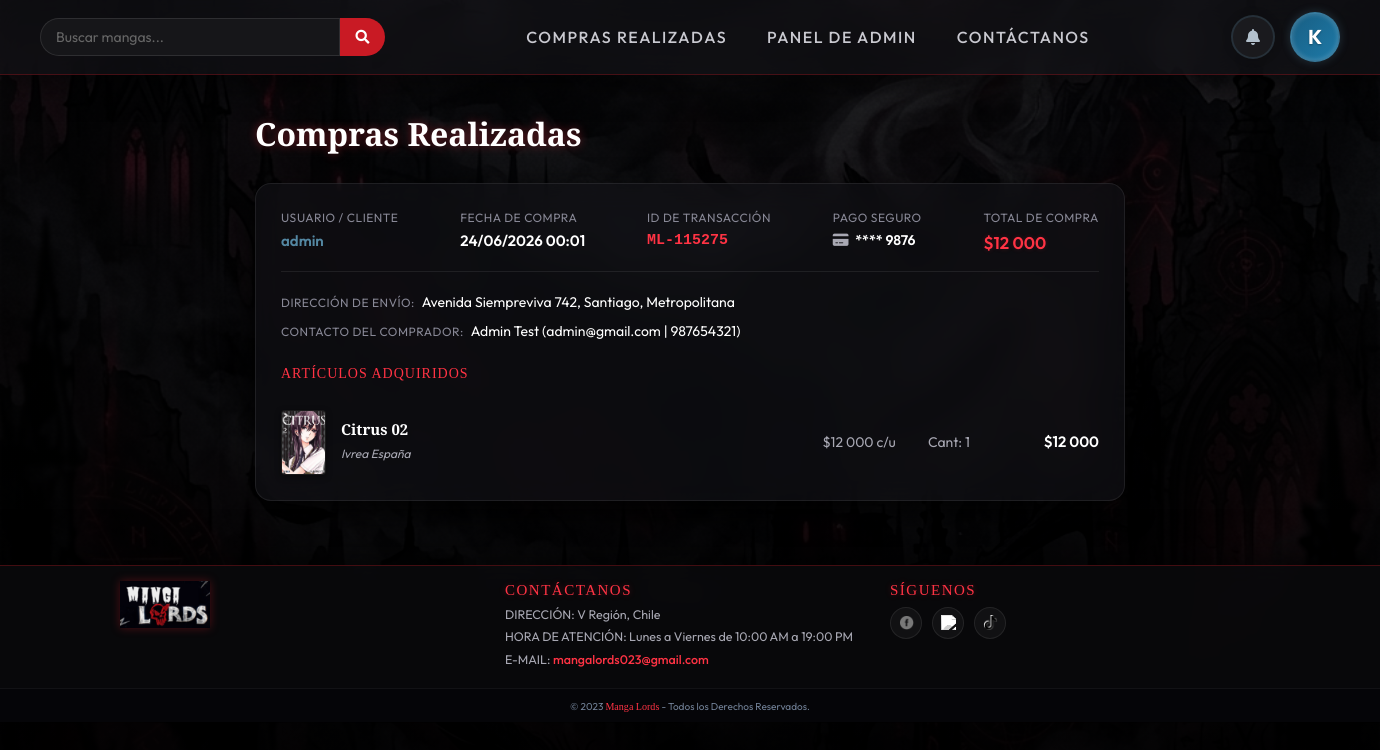
The app's page /compras/ (signed in), older data.
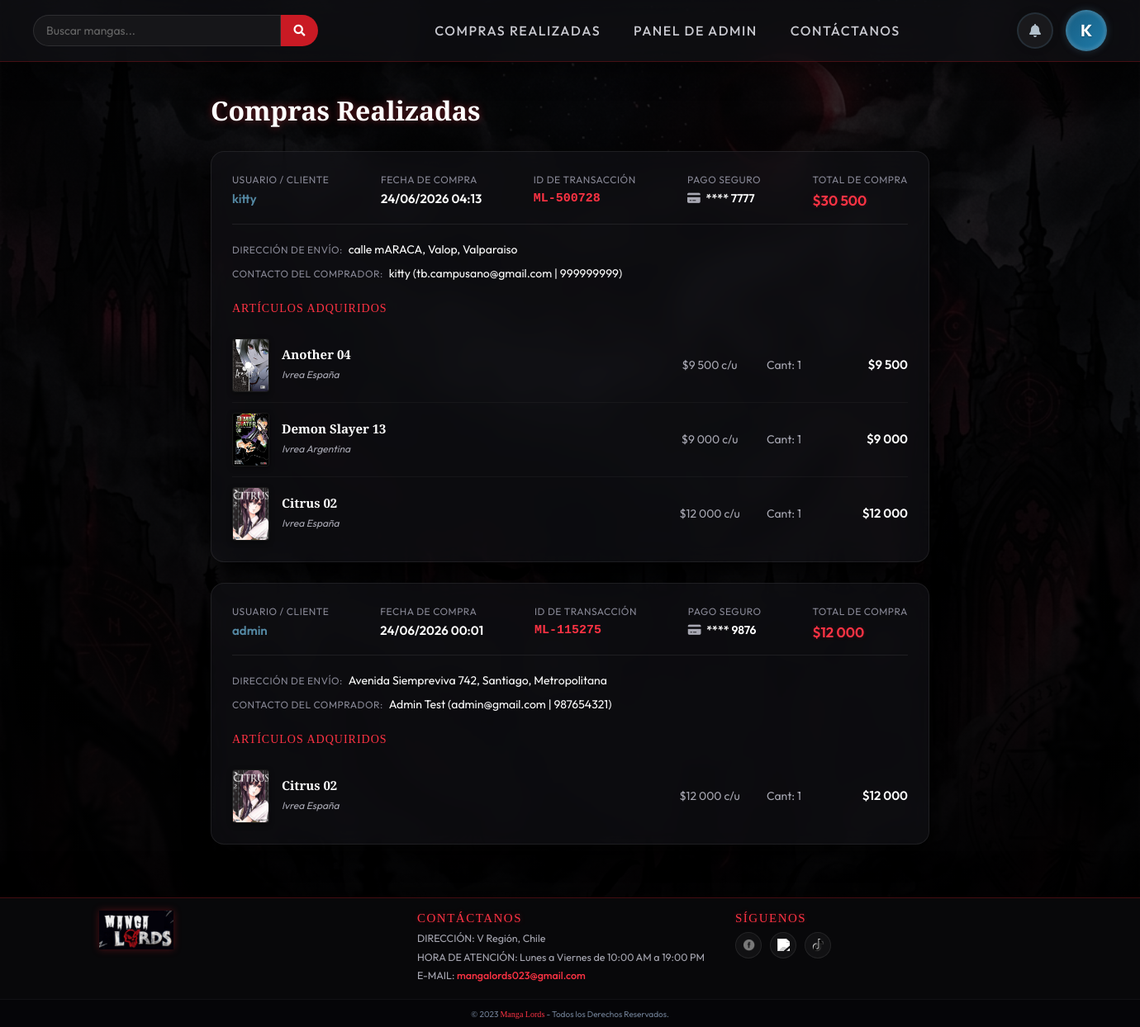
The same page, newer data.
### app/models.py (models this page shows, shortened)
class Pedido(models.Model):
    user = models.ForeignKey(User, on_delete=models.CASCADE, related_name='pedidos')
    transaction_id = models.CharField(max_length=50, unique=True, verbose_name="ID de Transacción")
    nombre = models.CharField(max_length=200, verbose_name="Nombre Completo")
    email = models.EmailField(verbose_name="Email")
    telefono = models.CharField(max_length=20, verbose_name="Teléfono")
    direccion = models.CharField(max_length=500, verbose_name="Dirección")
    total_price = models.IntegerField(verbose_name="Total Pagado")
    fecha = models.DateTimeField(auto_now_add=True, verbose_name="Fecha de Compra")
    tarjeta_ultimos_cuatro = models.CharField(max_length=4, verbose_name="Últimos 4 dígitos")

class DetallePedido(models.Model):
    pedido = models.ForeignKey(Pedido, on_delete=models.CASCADE, related_name='detalles')
    manga_titulo = models.CharField(max_length=100, verbose_name="Título del Manga")
    manga_editorial = models.CharField(max_length=100, verbose_name="Editorial")
    precio_unitario = models.IntegerField(verbose_name="Precio Unitario")
    cantidad = models.IntegerField(verbose_name="Cantidad")
    subtotal = models.IntegerField(verbose_name="Subtotal")
    manga = models.ForeignKey(Manga, on_delete=models.SET_NULL, null=True, blank=True)

class Manga(models.Model):
    id = models.CharField(primary_key=True,max_length=6, verbose_name ="Id") #llave primaria
    titulo = models.CharField(max_length=50, verbose_name ="Título")
    imagen = models.ImageField(upload_to='imagenes/', verbose_name ="Imagenes" ,null=True)
    editorial = models.CharField(max_length=50, verbose_name ="Editotial")
    precio = models.IntegerField(verbose_name ="Precio")
    descripcion = models.TextField(max_length=1000, verbose_name ="Descripción")
    cantidad = models.IntegerField(verbose_name ="Cantidad")
    descuento = models.IntegerField(default=0, verbose_name="Descuento (%)")

### app/views.py (the view)
# urls.py: path('compras/', compras_realizadas, name='compras_realizadas'),
@login_required
def compras_realizadas(request):
    if request.user.is_staff:
        pedidos = Pedido.objects.all().order_by('-fecha').prefetch_related('detalles__manga')
    else:
        pedidos = Pedido.objects.filter(user=request.user).order_by('-fecha').prefetch_related('detalles__manga')
    context = {
        'pedidos': pedidos
    }
    return render(request, 'app/compras_realizadas.html', context)

### app/context_processors.py (called while the page is built, shortened)
def cart_counter(request):
    total_items = 0
    return {
        'cart_total_items': total_items
    }

def notifications_processor(request):
    if request.user.is_authenticated:
        notifs = Notificacion.objects.filter(user=request.user).order_by('-fecha_creacion')
        unread_count = notifs.filter(leido=False).count()
        return {
            'header_notifications': notifs[:15],  # Mostrar las últimas 15 en el panel
            'unread_notifications_count': unread_count
        }
    return {
        'header_notifications': [],
        'unread_notifications_count': 0
    }

### app/templates/app/compras_realizadas.html (shortened to what this page needs)
{% extends 'app/base.html' %}
{% load static %}
{% load humanize %}
{% block css %}
    <link rel="stylesheet" href="https://cdn.jsdelivr.net/npm/bootstrap@4.6.2/dist/css/bootstrap.min.css">
    <link rel="stylesheet" href="{% static 'app/vistas/base.css' %}?v=2">
{% endblock %}
{% block contenido %}
<div class="history-container">
    <h1 class="history-title">Compras Realizadas</h1>
    {% if pedidos %}
        {% for pedido in pedidos %}
            <div class="order-card">
                <div class="order-header">
                    {% if user.is_staff %}
                    <div class="order-meta-item">
                        <span class="meta-label">Usuario / Cliente</span>
                        <span class="meta-value" style="color: #5488a3;">{{ pedido.user.username }}</span>
                    </div>
                    {% endif %}
                    <div class="order-meta-item">
                        <span class="meta-label">Fecha de Compra</span>
                        <span class="meta-value">{{ pedido.fecha|date:"d/m/Y H:i" }}</span>
                    </div>
                    <div class="order-meta-item">
                        <span class="meta-label">ID de Transacción</span>
                        <span class="meta-value" style="font-family: monospace; color: #ff3344;">{{ pedido.transaction_id }}</span>
                    </div>
                    <div class="order-meta-item">
                        <span class="meta-label">Pago Seguro</span>
                        <span class="meta-value" style="font-size: 14px;"><i class="fa-solid fa-credit-card mr-1" style="color: #a8a8b3;"></i> **** {{ pedido.tarjeta_ultimos_cuatro }}</span>
                    </div>
                    <div class="order-meta-item">
                        <span class="meta-label">Total de Compra</span>
                        <span class="meta-value order-total-value">${{ pedido.total_price|intcomma }}</span>
                    </div>
                </div>
                <div class="mb-4" style="font-size: 14px; display: flex; flex-direction: column; gap: 8px;">
                    <div>
                        <span class="meta-label">Dirección de Envío:</span>
                        <span class="text-white font-weight-500 ml-1">{{ pedido.direccion }}</span>
                    </div>
                    {% if user.is_staff %}
                    <div>
                        <span class="meta-label">Contacto del Comprador:</span>
                        <span class="text-white font-weight-500 ml-1">
                            {{ pedido.nombre }} ({{ pedido.email }} | {{ pedido.telefono }})
                        </span>
                    </div>
                    {% endif %}
                </div>
                <div class="order-items-box">
                    <h3 class="order-details-title">Artículos Adquiridos</h3>
                    {% for item in pedido.detalles.all %}
                        <div class="order-item-row">
                            <div class="order-item-img-wrapper">
                                {% if item.manga and item.manga.imagen %}
                                    <img src="{{ item.manga.imagen.url }}" alt="{{ item.manga_titulo }}" class="order-item-img">
                                {% else %}
                                    <div class="order-item-no-img"><i class="fa-solid fa-book"></i></div>
                                {% endif %}
                            </div>
                            <div class="order-item-details">
                                <div class="order-item-name-box">
                                    <h4 class="order-item-name">{{ item.manga_titulo }}</h4>
                                    <span class="order-item-editorial">{{ item.manga_editorial }}</span>
                                </div>
                                <div class="order-item-price">
                                    ${{ item.precio_unitario|intcomma }} c/u
                                </div>
                                <div class="order-item-qty">
                                    Cant: {{ item.cantidad }}
                                </div>
                                <div class="order-item-subtotal">
                                    ${{ item.subtotal|intcomma }}
                                </div>
                            </div>
                        </div>
                    {% endfor %}
                </div>
            </div>
        {% endfor %}
    {% endif %}
</div>
{% endblock %}

### app/templates/app/base.html (shortened to what this page needs)
<!DOCTYPE html>
<html lang="en">
<head>
    <link rel="stylesheet" href="https://cdnjs.cloudflare.com/ajax/libs/font-awesome/6.4.0/css/all.min.css" />
    <link rel="stylesheet" href="https://use.fontawesome.com/releases/v5.8.1/css/all.css">
    <link rel="stylesheet" href="https://cdn.jsdelivr.net/npm/bootstrap@4.6.2/dist/css/bootstrap.min.css">
    {% load static%}
    {% block css %}{% endblock  %}
</head>
<body>
    {% load static%}
    {% block navbar %}
    <nav class="barNav">
        {% if user.is_authenticated %}
            <div class="header-right-menu">
                <div class="header-notifications-container">
                    <div class="header-notifications-trigger" id="notificationsTrigger" title="Notificaciones">
                        <i class="fa-solid fa-bell"></i>
                    </div>
                </div>
                <div class="header-profile-container">
                    <div class="header-profile-trigger" id="profileTrigger">
                        <div class="profile-avatar">
                            {{ user.first_name|slice:":1"|upper|default:user.username|slice:":1"|upper }}
                        </div>
                    </div>
                </div>
            </div>
        {% else %}
            <div class="logo">
                <a href="{% url 'MangaLords'%}">
                    <img src="{% static 'app/img/logo.png'%}" alt="logo">
                </a>
            </div>
        {% endif %}
        <form class="search_box" action="{% url 'directorio' %}" method="GET" style="position: relative;">
            <input type="search" name="q" id="search-input" placeholder="Buscar mangas..." autocomplete="off">
            <button type="submit" class="fa fa-search buscar"></button>
        </form>
        <ol>
            {% if user.is_authenticated %}
                {% if user.is_staff %}
                    <li><a href="{% url 'compras_realizadas' %}">Compras Realizadas</a></li>
                    <li><a href="{% url 'admin' %}">Panel de admin</a></li>
                    <li><a href="{% url 'contacto' %}">Contáctanos</a></li>
                {% endif %}
            {% else %}
                <li><a href="{% url 'MangaLords' %}">Inicio</a></li>
                <li><a href="{% url 'inicioSecion' %}">Iniciar Sesión</a></li>
                <li><a href="{% url 'RegistroUsuario' %}">Registrarse</a></li>
            {% endif %}
        </ol>
    </nav>
    {% endblock %}
    <div id="contenido">
        {% block contenido%}
        {% endblock %}
    </div>
{% block footer %}
    {% include 'app/footer.html' %}
{% endblock footer %}
    </body>
    </html>

### app/templates/app/footer.html
{% load static %}
<footer class="pie-pagina">
    <div class="grupo1">
        <div class="boxS1">
            <figure>
                <a href="{% url 'MangaLords' %}">
                    <img src="{% static 'app/img/logo.png' %}" alt="logo MangaLords">
                </a>
            </figure>
        </div>
        <div class="boxS">
            <h2>CONTÁCTANOS</h2>
            <p>DIRECCIÓN: V Región, Chile</p>
            <p>HORA DE ATENCIÓN: Lunes a Viernes de 10:00 AM a 19:00 PM</p>
            <p>E-MAIL:
                <a href="https://mail.google.com/mail/u/0/#inbox?compose=new">mangalords023@gmail.com</a>
            </p>
        </div>
        <div class="boxS">
            <h2>SÍGUENOS</h2>
            <div class="redSocial">
                <div class="r1">
                    <a href="#">
                        <img src="{% static 'app/img/iconFAce.png' %}" alt="Facebook">
                    </a>
                </div>
                <div class="r2">
                    <a href="#">
                        <img src="{% static 'app/img/iconIg.png' %}" alt="Instagram">
                    </a>
                </div>
                <div class="r3">
                    <a href="#">
                        <img src="{% static 'app/img/iconTik.png' %}" alt="TikTok">
                    </a>
                </div>
            </div>
        </div>
    </div>
    <div class="grupo2">
        <small>&copy; 2023 <b>Manga Lords</b> - Todos los Derechos Reservados.</small>
    </div>
</footer>

### app/static/app/vistas/base.css (style rules this page uses)
* { margin: 0; padding: 0; box-sizing: border-box; }
body { font-family: 'Outfit', sans-serif; color: #e2e2e7; background-color: #0a0a0c; }
.barNav { display: flex; width: 100%; background: rgba(18, 18, 22, 0.7); backdrop-filter: blur(15px); -webkit-backdrop-filter: blur(15px); position: sticky; top: 0; z-index: 1000; justify-content: space-between; text-align: center; padding: 12px 40px; align-items: center; border-bottom: 1px solid rgba(201, 26, 36, 0.3); box-shadow: 0 8px 32px 0 rgba(0, 0, 0, 0.5); transition: all 0.3s ease; }
.barNav ol { display: flex; align-items: center; list-style: none; margin: 0; padding: 0; gap: 10px; }
.barNav ol li { margin: 0; }
.barNav ol li a { color: #c9c9d0; font-size: 16px; font-weight: 500; text-decoration: none; text-transform: uppercase; letter-spacing: 1.5px; padding: 8px 15px; position: relative; transition: color 0.3s ease, text-shadow 0.3s ease; }
.barNav ol li a::after { content: ''; position: absolute; bottom: -2px; left: 50%; width: 0; height: 2px; background-color: #c91a24; box-shadow: 0 0 6px #ff3344; transition: width 0.3s ease, left 0.3s ease; }
.barNav .search_box { display: flex; margin: auto 0; height: 38px; align-items: center; }
.barNav .search_box input { border: 1px solid rgba(255, 255, 255, 0.1); outline: none; background: rgba(25, 25, 28, 0.85); height: 100%; padding: 0 15px; font-size: 14px; width: 300px; color: #fff; border-radius: 20px 0 0 20px; transition: all 0.3s ease; }
.barNav .search_box input::placeholder { color: #666; }
.barNav .search_box .buscar { color: #fff; font-size: 14px; background: #c91a24; border: none; height: 100%; width: 45px; display: flex; align-items: center; justify-content: center; cursor: pointer; border-radius: 0 20px 20px 0; transition: all 0.3s ease; }
.pie-pagina { display: inline-block; margin-top: 1.5rem; width: 100%; background: rgba(10, 10, 12, 0.85); backdrop-filter: blur(12px); -webkit-backdrop-filter: blur(12px); border-top: 1px solid rgba(201, 26, 36, 0.3); box-shadow: 0 -8px 32px 0 rgba(0, 0, 0, 0.5); padding: 15px 0 0 0; }
.pie-pagina .grupo1 { width: 100%; max-width: 1200px; margin: auto; display: grid; grid-template-columns: repeat(3, 1fr); grid-gap: 15px; padding: 0 30px; }
.pie-pagina .grupo1 .boxS1 figure { display: flex; justify-content: flex-start; }
.pie-pagina .grupo1 .boxS1 figure img { width: 90px; height: auto; filter: drop-shadow(0 0 5px rgba(201, 26, 36, 0.35)); transition: all 0.3s ease; }
.pie-pagina .grupo1 .boxS h2 { font-family: 'Cinzel', serif; font-size: 15px; color: #ff3344; text-shadow: 0 0 6px rgba(255, 51, 68, 0.3); margin-bottom: 6px; letter-spacing: 1.5px; }
.pie-pagina .grupo1 .boxS p { color: #a8a8b3; font-family: 'Outfit', sans-serif; font-size: 12.5px; line-height: 1.5; margin-bottom: 4px; }
.pie-pagina .grupo1 .boxS p a { color: #ff3344; text-decoration: none; transition: color 0.3s ease, text-shadow 0.3s ease; font-weight: 500; }
.redSocial { display: flex; gap: 10px; align-items: center; margin-top: 8px; }
.redSocial a { display: flex; justify-content: center; align-items: center; background: rgba(255, 255, 255, 0.04); border: 1px solid rgba(255, 255, 255, 0.08); width: 32px; height: 32px; border-radius: 50%; transition: all 0.3s ease; }
.redSocial a img { width: 15px; height: 15px; filter: grayscale(1) brightness(1.4); transition: all 0.3s ease; }
.pie-pagina .grupo2 { background-color: rgba(6, 6, 8, 0.95); border-top: 1px solid rgba(255, 255, 255, 0.05); padding: 8px 10px; text-align: center; color: #718096; font-size: 11.5px; font-family: 'Outfit', sans-serif; margin-top: 15px; }
.pie-pagina .grupo2 b { color: #ff3344; font-family: 'Cinzel', serif; font-weight: 500; }

Row changes from the older to the newer data that the page shows:
added Pedido: user.username "kitty", fecha "24/06/2026 04:13", transaction_id "ML-500728", tarjeta_ultimos_cuatro "7777", total_price "30 500", direccion "calle mARACA, Valop, Valparaiso", nombre "kitty", email "tb.campusano@gmail.com", telefono "999999999"
added DetallePedido: manga.imagen (picture), manga_titulo "Another 04", manga_editorial "Ivrea España", precio_unitario "9 500", cantidad "1", subtotal "9 500", shown under "kitty"
added DetallePedido: manga.imagen (picture), manga_titulo "Demon Slayer 13", manga_editorial "Ivrea Argentina", precio_unitario "9 000", cantidad "1", subtotal "9 000", shown under "kitty"
added DetallePedido: manga.imagen (picture), manga_titulo "Citrus 02", manga_editorial "Ivrea España", precio_unitario "12 000", cantidad "1", subtotal "12 000", shown under "kitty"
